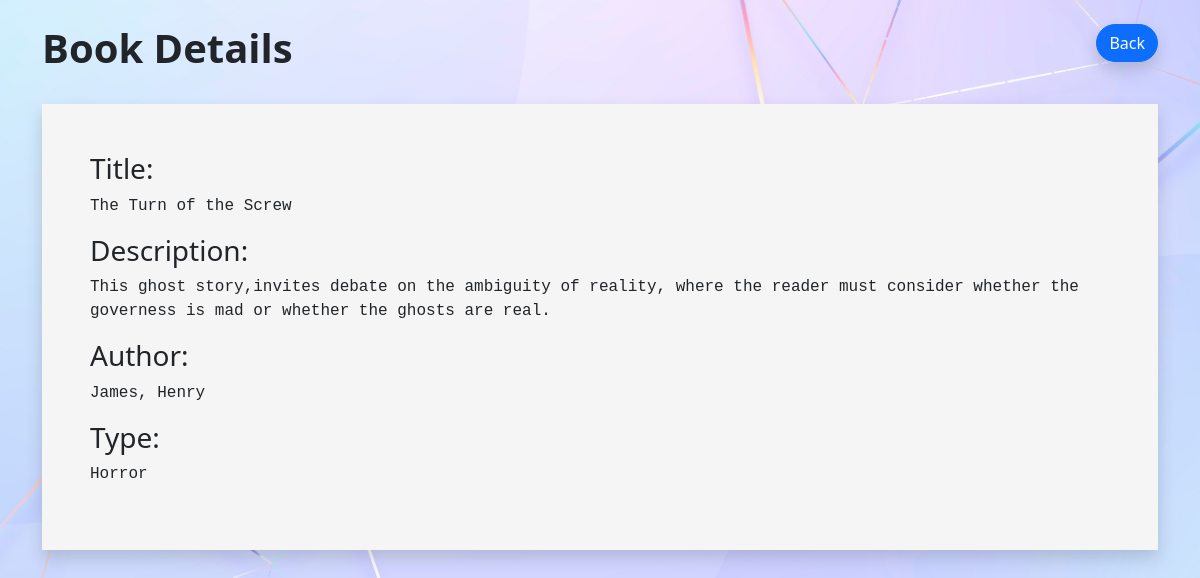
Screenshot of /gestione-libreria/view.php?id=10 with the database file from the repository.
### tables this page shows
CREATE TABLE `libri` (
  `id` int(10) UNSIGNED NOT NULL,
  `titolo` varchar(125) NOT NULL,
  `autore` varchar(125) NOT NULL,
  `anno_pubblicazione` int(50) NOT NULL,
  `genere` varchar(50) NOT NULL,
  `description` text NOT NULL
);

### gestione-libreria/view.php (the view, shortened to what this page needs)
<!doctype html>
<html lang="en">
<head>
<link rel="stylesheet" href="../main.css">
<link href="https://cdn.jsdelivr.net/npm/bootstrap@5.3.3/dist/css/bootstrap.min.css" rel="stylesheet">
</head>
<body class="wallpaper">
    <div class="container my-4">
        <header class="d-flex justify-content-between my-4">
            <h1 class="fw-bold">Book Details</h1>
            <div>
            <a href="index.php" class="btn btn-primary shadow rounded-pill">Back</a>
            </div>
        </header>
        <div class="book-details p-5 my-4 shadow hover">
            <?php
            include("connect.php");
            $id = $_GET['id'];
            if ($id) {
                $sql = "SELECT * FROM libri WHERE id = ?";
                $stmt = $pdo->prepare($sql);
                $stmt->execute([$id]);
                $row = $stmt->fetch();
                if ($row) {
                 ?>
                 <h3>Title:</h3>
                 <p class="font-monospace"><?php echo $row["titolo"]; ?></p>
                 <h3>Description:</h3>
                 <p class="font-monospace"><?php echo $row["description"]; ?></p>
                 <h3>Author:</h3>
                 <p class="font-monospace"><?php echo $row["autore"]; ?></p>
                 <h3>Type:</h3>
                 <p class="font-monospace"><?php echo $row["genere"]; ?></p>
                 <?php
                }else{
                    echo "<h3>No books found</h3>";
                }
            } else {
                echo "<h3>No book ID provided</h3>";
            }
            ?>
        </div>
    </div>
</body>
</html>

### main.css (style rules this page uses)
.wallpaper { background-image: url(./gestione-libreria/v882batch2-kul-13.jpg); background-repeat: no-repeat; background-attachment: fixed; background-position: center; background-size: cover; }
.book-details { background-color:#f5f5f5; }

### rows the page displays
libri: titolo "The Turn of the Screw", description "This ghost story,invites debate on the ambiguity of reality, where the reader must consider whether the governess is mad or whether the ghosts are real.", autore "James, Henry", genere "Horror"
